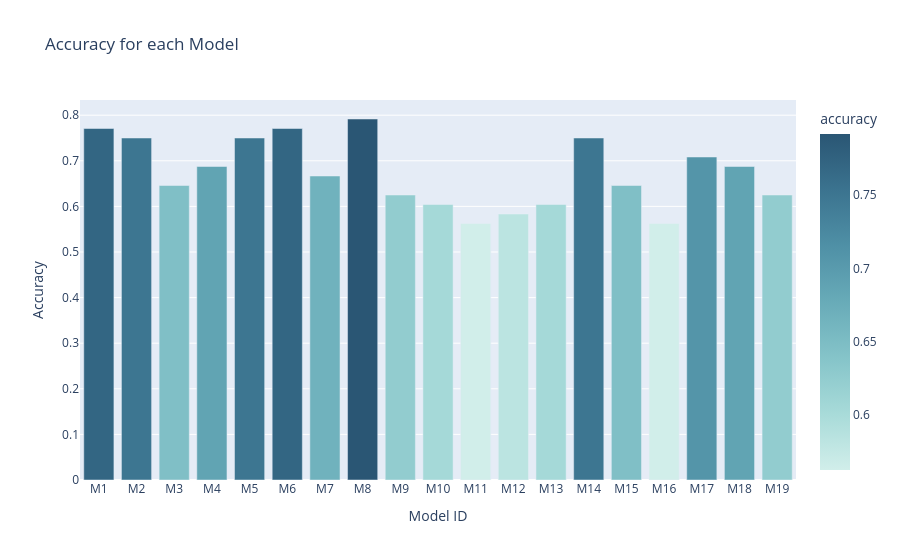
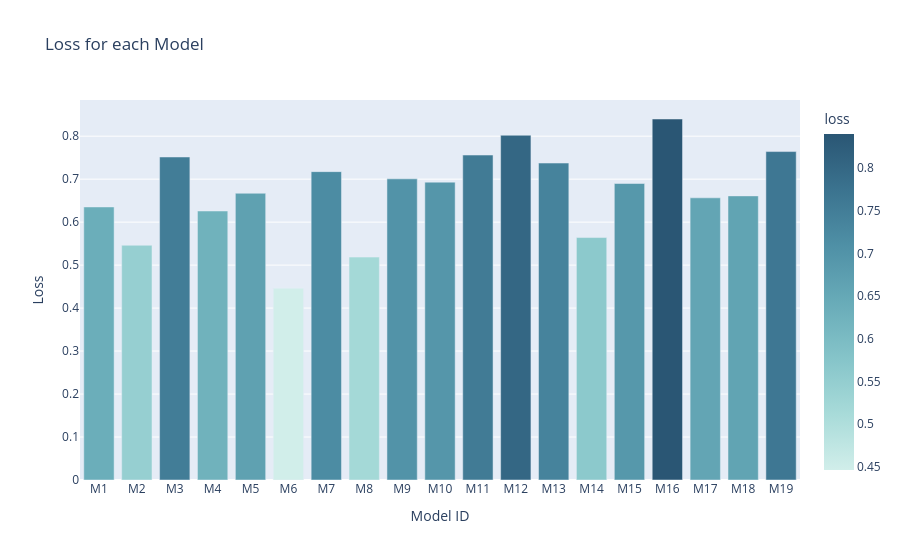

Notebook code cell kept with these figures, in order:
### Markdown cell above
### Comparaison entre les différents modèles avec différents paramètres:

### Code cell
folder_model = Path(f"./Model")
folder_comparaison = Path(f"./data/comparaison_set")

model_name=[]

#chargement de tout les modèles sauvegardé avec les différents test éffectués
for path in folder_model.rglob("*"):
    if path.is_file() and path.suffix.lower() in {
        ".keras", ".h5", ".hdf5"
    }:
        model_name.append(path)

result=[]
for i, model_x in enumerate(model_name, start=1):
    print(f"Évaluation : {model_x.name}")

    #Detection de la taille pour la résolution
    match model_x.name:
        case name if "128x128" in name:
            img_size = (128, 128)
        case name if "64x64" in name:
            img_size = (64, 64)
        case name if "32x32" in name:
            img_size = (32, 32)

    Validation_set = tf.keras.utils.image_dataset_from_directory(
        folder_comparaison,
        image_size=img_size,
        batch_size=BATCH_SIZE,
        label_mode="binary"  
    )

    model_y = tf.keras.models.load_model(model_x)
    loss, accuracy = model_y.evaluate(Validation_set,verbose=0) 

    result.append({
        "model_id": f"M{i}",
        "model": model_x.name,
        "loss": loss,
        "accuracy": accuracy
    }) 

df = pd.DataFrame(result)

fig_acc = px.bar(
    df, 
    x="model_id", 
    y="accuracy", 
    color="accuracy",
    color_continuous_scale="Teal",
    hover_data=["model", "accuracy"],
    title="Accuracy for each Model"
)
fig_acc.update_layout(xaxis_title="Model ID", yaxis_title="Accuracy")
fig_acc.show()

# Graphique interactif pour la Loss avec Plotly
fig_loss = px.bar(
    df, 
    x="model_id", 
    y="loss", 
    color="loss",
    color_continuous_scale="Teal",
    hover_data=["model", "loss"],
    title="Loss for each Model"
)
fig_loss.update_layout(xaxis_title="Model ID", yaxis_title="Loss")
fig_loss.show()

### Figure 1 — Plotly figure (JSON) as saved in the notebook; plotly's stock layout.template omitted (floating-point values rounded to 4 significant figures)
{"data": [{"customdata": [["Modele_cnn_128x128_Patience_5_Dropout_0.1_lambda_l2_0.001.keras"], ["Modele_cnn_32x32_Patience_12_Dropout_0.1_lambda_l2_0.001.keras"], ["Modele_cnn_32x32_Patience_12_Dropout_0.1_lambda_l2_0.005.keras"], ["Modele_cnn_32x32_Patience_12_Dropout_0.1_lambda_l2_0.01.keras"], ["Modele_cnn_32x32_Patience_12_Dropout_0.2_lambda_l2_0.001.keras"], ["Modele_cnn_32x32_Patience_12_Dropout_0.2_lambda_l2_0.005.keras"], ["Modele_cnn_32x32_Patience_12_Dropout_0.2_lambda_l2_0.01.keras"], ["Modele_cnn_32x32_Patience_5_Dropout_0.1_lambda_l2_0.001.keras"], ["Modele_cnn_32x32_Patience_5_Dropout_0.1_lambda_l2_0.005.keras"], ["Modele_cnn_32x32_Patience_5_Dropout_0.1_lambda_l2_0.01.keras"], ["Modele_cnn_32x32_Patience_5_Dropout_0.2_lambda_l2_0.001.keras"], ["Modele_cnn_32x32_Patience_5_Dropout_0.2_lambda_l2_0.005.keras"], ["Modele_cnn_32x32_Patience_5_Dropout_0.2_lambda_l2_0.01.keras"], ["Modele_cnn_32x32_Patience_8_Dropout_0.1_lambda_l2_0.001.keras"], ["Modele_cnn_32x32_Patience_8_Dropout_0.1_lambda_l2_0.005.keras"], ["Modele_cnn_32x32_Patience_8_Dropout_0.1_lambda_l2_0.01.keras"], ["Modele_cnn_32x32_Patience_8_Dropout_0.2_lambda_l2_0.001.keras"], ["Modele_cnn_32x32_Patience_8_Dropout_0.2_lambda_l2_0.005.keras"], ["Modele_cnn_32x32_Patience_8_Dropout_0.2_lambda_l2_0.01.keras"]], "hovertemplate": "model_id=%{x}<br>accuracy=%{marker.color}<br>model=%{customdata[0]}<extra></extra>", "legendgroup": "", "marker": {"color": [0.7708, 0.75, 0.6458, 0.6875, 0.75, 0.7708, 0.6667, 0.7917, 0.625, 0.6042, 0.5625, 0.5833, 0.6042, 0.75, 0.6458, 0.5625, 0.7083, 0.6875, 0.625], "coloraxis": "coloraxis", "pattern": {"shape": ""}}, "name": "", "orientation": "v", "showlegend": false, "textposition": "auto", "type": "bar", "x": ["M1", "M2", "M3", "M4", "M5", "M6", "M7", "M8", "M9", "M10", "M11", "M12", "M13", "M14", "M15", "M16", "M17", "M18", "M19"], "xaxis": "x", "y": [0.7708, 0.75, 0.6458, 0.6875, 0.75, 0.7708, 0.6667, 0.7917, 0.625, 0.6042, 0.5625, 0.5833, 0.6042, 0.75, 0.6458, 0.5625, 0.7083, 0.6875, 0.625], "yaxis": "y"}], "layout": {"barmode": "relative", "coloraxis": {"autocolorscale": false, "colorbar": {"title": {"text": "accuracy"}}, "colorscale": [[0, "rgb(209, 238, 234)"], [0.1667, "rgb(168, 219, 217)"], [0.3333, "rgb(133, 196, 201)"], [0.5, "rgb(104, 171, 184)"], [0.6667, "rgb(79, 144, 166)"], [0.8333, "rgb(59, 115, 143)"], [1, "rgb(42, 86, 116)"]]}, "legend": {"tracegroupgap": 0}, "title": {"text": "Accuracy for each Model"}, "xaxis": {"anchor": "y", "domain": [0, 1], "title": {"text": "Model ID"}}, "yaxis": {"anchor": "x", "domain": [0, 1], "title": {"text": "Accuracy"}}}}

### Figure 2 — Plotly figure (JSON) as saved in the notebook; plotly's stock layout.template omitted (floating-point values rounded to 4 significant figures)
{"data": [{"customdata": [["Modele_cnn_128x128_Patience_5_Dropout_0.1_lambda_l2_0.001.keras"], ["Modele_cnn_32x32_Patience_12_Dropout_0.1_lambda_l2_0.001.keras"], ["Modele_cnn_32x32_Patience_12_Dropout_0.1_lambda_l2_0.005.keras"], ["Modele_cnn_32x32_Patience_12_Dropout_0.1_lambda_l2_0.01.keras"], ["Modele_cnn_32x32_Patience_12_Dropout_0.2_lambda_l2_0.001.keras"], ["Modele_cnn_32x32_Patience_12_Dropout_0.2_lambda_l2_0.005.keras"], ["Modele_cnn_32x32_Patience_12_Dropout_0.2_lambda_l2_0.01.keras"], ["Modele_cnn_32x32_Patience_5_Dropout_0.1_lambda_l2_0.001.keras"], ["Modele_cnn_32x32_Patience_5_Dropout_0.1_lambda_l2_0.005.keras"], ["Modele_cnn_32x32_Patience_5_Dropout_0.1_lambda_l2_0.01.keras"], ["Modele_cnn_32x32_Patience_5_Dropout_0.2_lambda_l2_0.001.keras"], ["Modele_cnn_32x32_Patience_5_Dropout_0.2_lambda_l2_0.005.keras"], ["Modele_cnn_32x32_Patience_5_Dropout_0.2_lambda_l2_0.01.keras"], ["Modele_cnn_32x32_Patience_8_Dropout_0.1_lambda_l2_0.001.keras"], ["Modele_cnn_32x32_Patience_8_Dropout_0.1_lambda_l2_0.005.keras"], ["Modele_cnn_32x32_Patience_8_Dropout_0.1_lambda_l2_0.01.keras"], ["Modele_cnn_32x32_Patience_8_Dropout_0.2_lambda_l2_0.001.keras"], ["Modele_cnn_32x32_Patience_8_Dropout_0.2_lambda_l2_0.005.keras"], ["Modele_cnn_32x32_Patience_8_Dropout_0.2_lambda_l2_0.01.keras"]], "hovertemplate": "model_id=%{x}<br>loss=%{marker.color}<br>model=%{customdata[0]}<extra></extra>", "legendgroup": "", "marker": {"color": [0.6353, 0.5462, 0.7516, 0.6259, 0.6672, 0.4463, 0.7175, 0.5187, 0.7007, 0.6931, 0.7561, 0.8022, 0.7375, 0.5642, 0.6899, 0.84, 0.6566, 0.6611, 0.7642], "coloraxis": "coloraxis", "pattern": {"shape": ""}}, "name": "", "orientation": "v", "showlegend": false, "textposition": "auto", "type": "bar", "x": ["M1", "M2", "M3", "M4", "M5", "M6", "M7", "M8", "M9", "M10", "M11", "M12", "M13", "M14", "M15", "M16", "M17", "M18", "M19"], "xaxis": "x", "y": [0.6353, 0.5462, 0.7516, 0.6259, 0.6672, 0.4463, 0.7175, 0.5187, 0.7007, 0.6931, 0.7561, 0.8022, 0.7375, 0.5642, 0.6899, 0.84, 0.6566, 0.6611, 0.7642], "yaxis": "y"}], "layout": {"barmode": "relative", "coloraxis": {"autocolorscale": false, "colorbar": {"title": {"text": "loss"}}, "colorscale": [[0, "rgb(209, 238, 234)"], [0.1667, "rgb(168, 219, 217)"], [0.3333, "rgb(133, 196, 201)"], [0.5, "rgb(104, 171, 184)"], [0.6667, "rgb(79, 144, 166)"], [0.8333, "rgb(59, 115, 143)"], [1, "rgb(42, 86, 116)"]]}, "legend": {"tracegroupgap": 0}, "title": {"text": "Loss for each Model"}, "xaxis": {"anchor": "y", "domain": [0, 1], "title": {"text": "Model ID"}}, "yaxis": {"anchor": "x", "domain": [0, 1], "title": {"text": "Loss"}}}}
